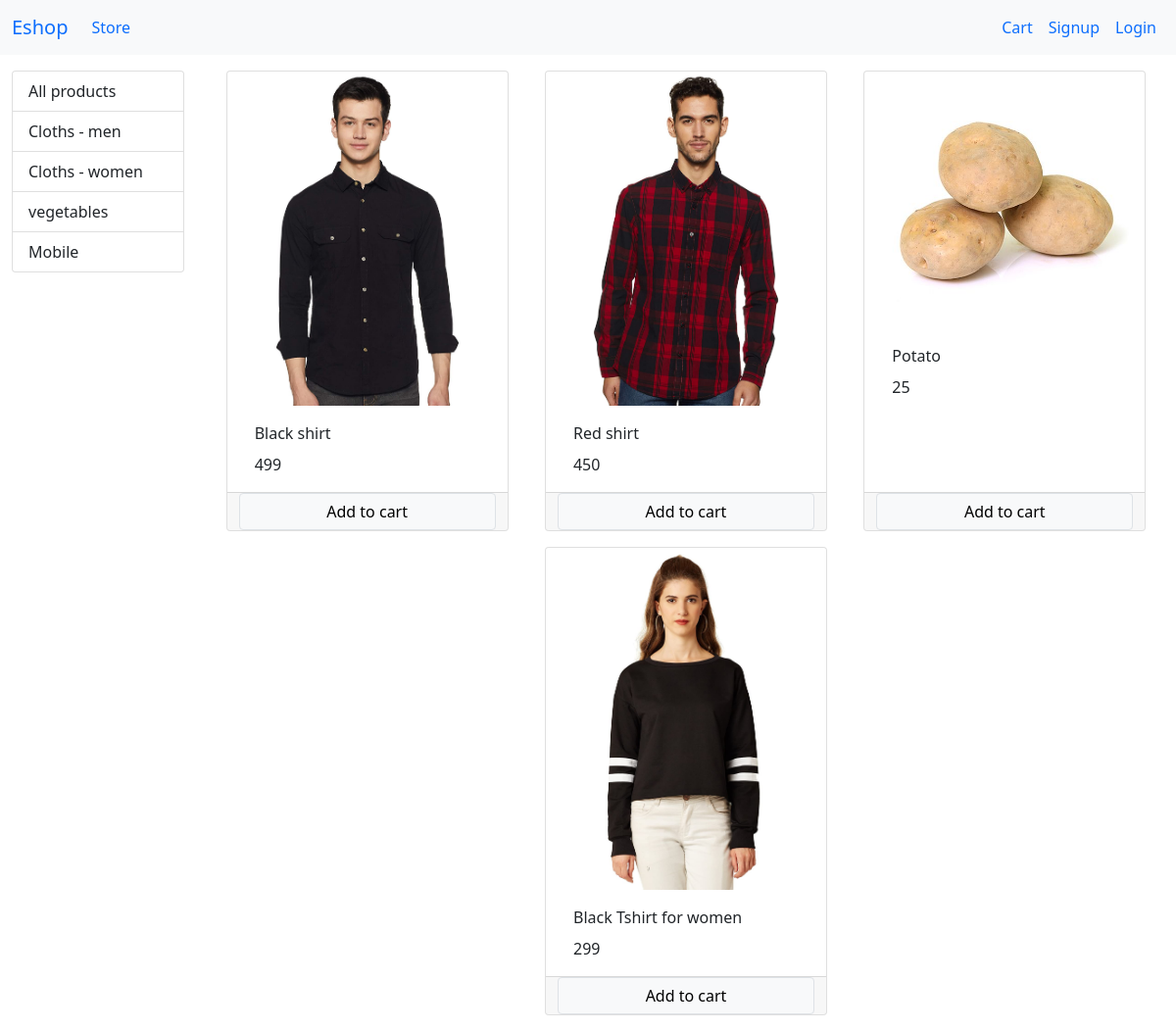
The page / on the database its author committed.
### store/models.py (models this page shows, shortened)
class Category(models.Model):
    name = models.CharField(max_length=20)
    @staticmethod
    def get_all_category():
        return Category.objects.all()

class Product(models.Model):
    name = models.CharField(max_length=50)
    price = models.IntegerField(default=0)
    category = models.ForeignKey("Category" , on_delete=models.CASCADE, default=1)
    description = models.CharField(max_length=200, default='' , blank=True)
    image = models.ImageField(upload_to='uplodas/products/')
    @staticmethod
    def get_all_product():
        return Product.objects.all()

### store/views.py (the view, shortened to what this page needs)
# urls.py: path('', Index.as_view() , name='homepage'),
class Index(View):
    def get(self , request):
        cart = request.session.get('cart')
        if not cart:
            request.session['cart'] = {}
        prds = None
        categoryId = request.GET.get('category')
        if categoryId:
            prds = Product.get_all_product_by_category_ID(categoryId)
        else:
            prds = Product.get_all_product()
        Categories = Category.get_all_category()
        data = {
            'prds' : prds ,
            'Categories' : Categories
        }
        return render(request , "index.html" , data)

### store/templatetags/cart.py (called while the page is built)
@register.filter(name="is_in_cart")
def is_in_cart(product , cart ):
    keys = cart.keys()
    for id in keys:
        if int(id) == product.id :
            return True
    return False

### store/templates/index.html (shortened to what this page needs)
{% extends 'base.html' %}
{% block content %}
  {% load cart %}
  <div class="container-fluid mt-3">
    <div class="row">
      <div class="col-lg-2 mx-auto">
        <div class="list-group">
          <a href="/" class="list-group-item list-group-item-action">All products</a>
          {% for category in Categories %}
            <a href="?category={{ category.id }}" class="list-group-item list-group-item-action">{{ category.name }}</a>
          {% endfor %}
        </div>
      </div>
      <div id="product" class="col-lg-10 mx-auto">
        <div class="row mx-auto">
          {% for product in prds %}
            <div class="card mx-auto mb-3" style="width: 18rem;">
              <img src="{{ product.image.url }}" class="card-img-top" alt="..." />
              <div class="card-body">
                <p class="card-title">{{ product.name }}</p>
                <p class="card-text">{{ product.price }}</p>
              </div>
              <div class="card-footer row p-0">
                {% if product|is_in_cart:request.session.cart %}
                  <div class="row m-0 p-0">
                    <form action="/#{{ product.id }}" method="POST" class="col-2">
                      {% csrf_token %}
                      <input name="product_id" type="text" value="{{ product.id }}" hidden />
                      <input name="remove" type="text" value="True" hidden />
                      <input type="submit" value=" - " class=" btn btn-block btn-primary" />
                    </form>
                    <div class="text-center col">{{ product|cart_count:request.session.cart }} in cart</div>
                    <form action="/#{{ product.id }}" method="POST" class="col-2">
                      {% csrf_token %}
                      <input name="product_id" type="text" value="{{ product.id }}" hidden />
                      <input type="submit" value=" + " class="btn btn-block btn-primary" />
                    </form>
                  </div>
                {% else %}
                  <form action="/#{{ product.id }}" method="post">
                    <input type="submit" class="btn btn-light border form-control" value="Add to cart" />
                  </form>
                {% endif %}
              </div>
            </div>
            {% empty %}No product found
          {% endfor %}
        </div>
      </div>
    </div>
  </div>
{% endblock %}

### store/templates/base.html (shortened to what this page needs)
<!DOCTYPE html>
<html lang="en">
  <head>
    <link href="https://cdn.jsdelivr.net/npm/bootstrap@5.0.2/dist/css/bootstrap.min.css" rel="stylesheet" />
  </head>
  <body>
    <nav class="navbar navbar-expand-lg bg-light">
      <div class="container-fluid">
        <a class="navbar-brand" href="/">Eshop</a>
        <div class="collapse navbar-collapse" id="navbarSupportedContent">
          <ul class="navbar-nav me-auto mb-2 mb-lg-0">
            <li class="nav-item">
              <a class="nav-link active" aria-current="page" href="/">Store</a>
            </li>
          </ul>
          <ul class="navbar-nav d-flex">
            {% if request.session.customer %}
            <li class="nav-item">
              <a class="nav-link" aria-current="page" href="/orders">Orders</a>
              </li>
              <li class="nav-item">
                <a class="nav-link" aria-current="page" href="logout">Logout</a>
              </li>
              {% else %}
              <li class="nav-item">
                <a class="nav-link" aria-current="page" href="/cart">Cart</a>
              </li>
              <li class="nav-item">
                <a class="nav-link" aria-current="page" href="/signup">Signup</a>
              </li>
              <li class="nav-item">
                <a class="nav-link" aria-current="page" href="/login">Login</a>
              </li>
            {% endif %}
          </ul>
        </div>
      </div>
    </nav>
    {% block content %}
    {% endblock %}
  </body>
</html>

### rows shown on the page
Category: name "Cloths - men"
Category: name "Cloths - women"
Category: name "vegetables"
Category: name "Mobile"
Product: image (picture), name "Black shirt", price "499"
Product: image (picture), name "Red shirt", price "450"
Product: image (picture), name "Potato", price "25"
Product: image (picture), name "Black Tshirt for women", price "299"
